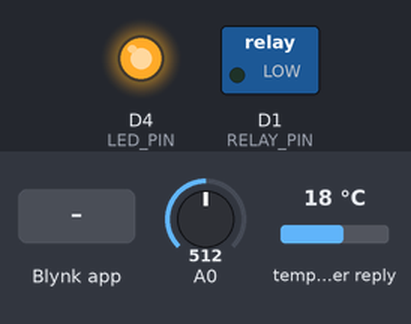
Bench run of a sketch on a simulated ESP8266 (NodeMCU). Shown: switched loads named in the sketch (green lamp = pin HIGH), output pins drawn as LEDs (lit = HIGH). Inputs (shaded band) come from the test bench; at power-on: A0 = 512, temperature in the weather reply 18 °C. WiFi joins after 1.5 s; servers stay silent unless stated; web services answer with replies made up by the test bench; what the sketch prints to the serial monitor is not drawn.

Above: at 3.2 s.
3.3 s: Blynk app writes 1 to V0
At 4.5 s:
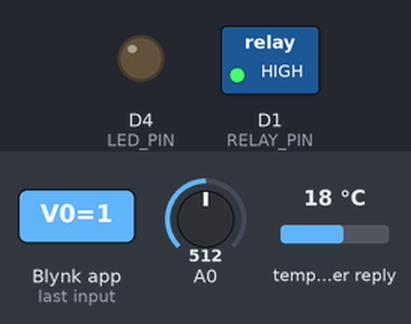
4.8 s: A0 set to 402
7.2 s: A0 set to 379
At 8.4 s:
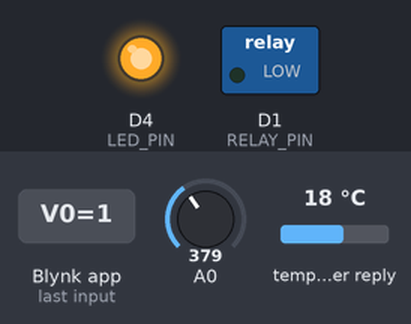
11.5 s: A0 set to 511
At 12.6 s:
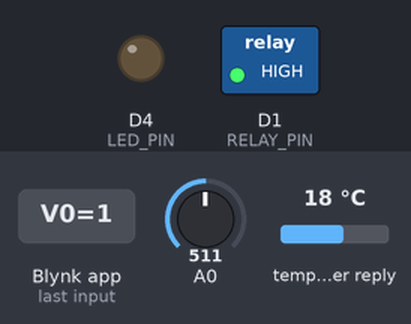
13.5 s: A0 set to 306
At 15.3 s:
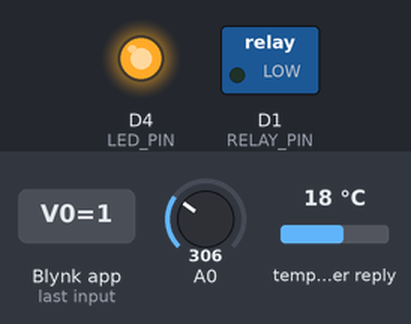
Timing chart, 0 to 16.8 s (numbered marks = the images above; inputs shaded):
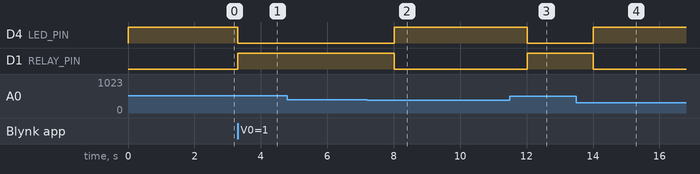

The sketch:

sketch_sep4a.ino
```cpp
// (licence header left out)
// ===================================================
// 1. Blynk Configuration
// ===================================================
#define BLYNK_TEMPLATE_ID "YOUR_BLYNK_TEMPLATE_ID"
#define BLYNK_TEMPLATE_NAME "YOUR_BLYNK_TEMPLATE_NAME"
#define BLYNK_AUTH_TOKEN "YOUR_BLYNK_AUTH_TOKEN"

#define BLYNK_PRINT Serial
#include <ESP8266WiFi.h>
#include <BlynkSimpleEsp8266.h>
#include <ESP8266HTTPClient.h>
#include <WiFiClient.h>
#include <ArduinoJson.h>

// ===================================================
// 2. Wi-Fi Credentials
// ===================================================
char ssid[] = "YOUR_WIFI_SSID";
char pass[] = "YOUR_WIFI_PASSWORD";

// ===================================================
// 3. OpenWeatherMap Details
// ===================================================
String apiKey = "YOUR_OPENWEATHERMAP_API_KEY";
String city = "YOUR_CITY,YOUR_COUNTRY_CODE"; // e.g., "Bengaluru,IN"

// ===================================================
// 4. Pump (Transistor) & LED Setup
// ===================================================
#define RELAY_PIN D1
// Transistors turn ON with a HIGH signal
#define PUMP_ON HIGH
#define PUMP_OFF LOW

// ESP8266 Built-in blue LED
#define LED_PIN LED_BUILTIN
// The built-in LED works backwards: LOW turns it on, HIGH turns it off
#define LED_ON LOW
#define LED_OFF HIGH

// ===================================================
// Global variables
// ===================================================
String weatherCondition = "";
int moisturePercent = 0;
bool isSystemActive = false;  // Default is OFF until you flip the switch in Blynk
BlynkTimer timer;

// ===================================================
// Helper Function: Controls Pump and LED together
// ===================================================
void setPump(bool turnOn) {
  if (turnOn == true) {
    digitalWrite(RELAY_PIN, PUMP_ON);
    digitalWrite(LED_PIN, LED_ON);
  } else {
    digitalWrite(RELAY_PIN, PUMP_OFF);
    digitalWrite(LED_PIN, LED_OFF);
  }
}

// ===================================================
// Master Auto/Manual Switch (V0 in Blynk app)
// ===================================================
BLYNK_WRITE(V0) {
  int switchState = param.asInt();

  if (switchState == 1) {
    isSystemActive = true;
    Serial.println("App command: Master Switch ON! AI logic taking control.");
    evaluateField(); // Instantly run the AI logic so you don't have to wait for the timer
  } else {
    isSystemActive = false;
    setPump(false); // Instantly force the pump and LED off
    Serial.println("App command: Master Switch OFF. System disabled.");
  }
}

// ===================================================
// Fetch current weather from OpenWeatherMap
// ===================================================
void checkWeather() {
  WiFiClient client;
  HTTPClient http;
  String url = "http://api.openweathermap.org/data/2.5/weather?q=" + city + "&appid=" + apiKey + "&units=metric";

  Serial.println("Contacting Weather Satellite...");
  http.begin(client, url);
  int httpCode = http.GET();

  if (httpCode > 0) {
    String payload = http.getString();
    JsonDocument doc;
    DeserializationError error = deserializeJson(doc, payload);

    if (!error) {
      weatherCondition = doc["weather"][0]["main"].as<String>();
      Serial.println("Current Weather: " + weatherCondition);
    } else {
      Serial.println("Weather API Error: could not parse response.");
    }
  } else {
    Serial.println("Weather API Error: HTTP request failed.");
  }
  http.end();
}

// ===================================================
// Read soil moisture + AI Decision Engine
// ===================================================
void evaluateField() {
  int rawMoisture = analogRead(A0);

  // Higher raw value = drier soil (adjust after calibrating your sensor)
  moisturePercent = map(rawMoisture, 1023, 0, 0, 100);
  moisturePercent = constrain(moisturePercent, 0, 100);

  Blynk.virtualWrite(V1, moisturePercent);

  Serial.print("Soil Moisture: ");
  Serial.print(moisturePercent);
  Serial.println("%");

  // --- GATEKEEPER CHECK ---
  // If the Master Switch is off, kill the pump and stop reading code here.
  if (isSystemActive == false) {
    setPump(false);
    Serial.println("Master Switch is OFF — auto logic paused, pump is disabled.");
    Serial.println("----------------------\n");
    return;
  }

  // --- Automatic decision engine ---
  if (moisturePercent > 60) {
    setPump(false);
    Serial.println("Auto-Check: Soil is WET. Pump OFF.");
  }
  else if (moisturePercent <= 60 &&
            (weatherCondition == "Rain" || weatherCondition == "Drizzle" || weatherCondition == "Thunderstorm")) {
    setPump(false);
    Serial.println("Auto-Check: Soil DRY, but rain is coming. Pump OFF.");
  }
  else {
    setPump(true);
    Serial.println("Auto-Check: Soil DRY & clear skies. Pump ON.");
  }

  Serial.println("----------------------\n");
}

// ===================================================
// Setup
// ===================================================
void setup() {
  Serial.begin(115200);

  pinMode(RELAY_PIN, OUTPUT);
  pinMode(LED_PIN, OUTPUT);

  // Pump and LED start OFF at boot
  setPump(false);

  Blynk.begin(BLYNK_AUTH_TOKEN, ssid, pass);

  Serial.println("\n--- System Booting ---");

  // Sync the Blynk app state on boot in case the ESP restarted
  Blynk.syncVirtual(V0);

  checkWeather();
  evaluateField();

  timer.setInterval(2000L, evaluateField);      // check soil every 2 sec
  timer.setInterval(600000L, checkWeather);     // refresh weather every 10 min
}

// ===================================================
// Loop
// ===================================================
void loop() {
  Blynk.run();
  timer.run();
}
```

Measured:
- the behaviour switches between 394 and 393 on A0 (found by bisection; images 1 and 2)
- after the input at 3.3 s, D4 (LED_PIN): HIGH → LOW at once; D1 (RELAY_PIN): LOW → HIGH at once
- after the input at 4.8 s, every drawn part: stays the same
- after the input at 7.2 s, D4 (LED_PIN): LOW → HIGH after 0.81 s; D1 (RELAY_PIN): HIGH → LOW after 0.81 s
- after the input at 11.5 s, D4 (LED_PIN): HIGH → LOW after 0.51 s; D1 (RELAY_PIN): LOW → HIGH after 0.51 s
- after the input at 13.5 s, D4 (LED_PIN): LOW → HIGH after 0.51 s; D1 (RELAY_PIN): HIGH → LOW after 0.51 s
